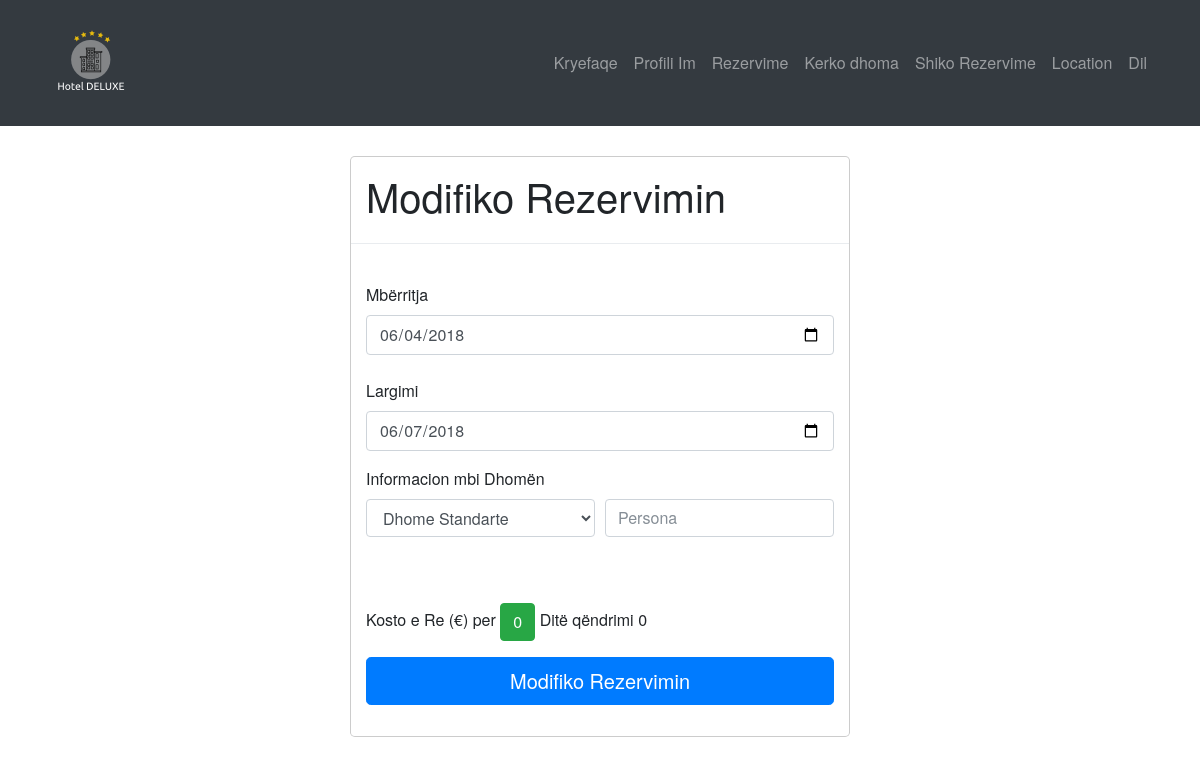
Screenshot of /usereditreservation.php?RezervimId=74 (signed in) with the database file from the repository.
### tables this page shows
CREATE TABLE IF NOT EXISTS `rezervimi` (
`RezervimId` int(10) NOT NULL,
  `PerdoruesId` int(10) NOT NULL,
  `DateRezervimi` date DEFAULT NULL,
  `DhomaId` int(10) NOT NULL,
  `DateFillimi` date NOT NULL,
  `DateMbarimi` date NOT NULL,
  `DataPagesaTotale` date DEFAULT NULL,
  `SasiaPagesaTotale` int(10) NOT NULL,
  `Sherbime` text NOT NULL,
  `AnulloRezervim` tinyint(1) NOT NULL DEFAULT '1',
  `NrPersonave` int(2) NOT NULL
);

CREATE TABLE IF NOT EXISTS `tipidhomes` (
`TipiDhomesId` int(10) NOT NULL,
  `Pershkrimi` text NOT NULL,
  `Lloji` text NOT NULL,
  `Cmimi` float NOT NULL,
  `Kati` int(3) NOT NULL
);

### usereditreservation.php (the view, shortened to what this page needs)
<?php
include 'includes/header.php';
include 'includes/usernavigation.php';
    include('db/dbconnect.php');
if (isset($_GET['RezervimId'])) {
    $RezervimId=$_GET['RezervimId'];
    $query="SELECT  DISTINCT
p.PerdoruesId,p.Username,p.Emer,p.Mbiemer, r.RezervimId,r.DateFillimi,r.DateMbarimi,r.DateRezervimi,
r.SasiaPagesaTotale,r.Sherbime,r.NrPersonave,dh.NrDhomes,dh.DhomaId,dh.Notes,t.Lloji
FROM rezervimi r
JOIN perdorues p ON r.PerdoruesId=p.PerdoruesId
  JOIN  dhoma  dh ON r.DhomaId = dh.DhomaId
  JOIN  tipidhomes t ON t.TipiDhomesId=dh.TipiDhomesId
  WHERE r.AnulloRezervim=1
And RezervimId=
".$RezervimId;
    $result=mysqli_query($con, $query);
    if (mysqli_num_rows($result)==1) {
        $row= mysqli_fetch_array($result, MYSQLI_BOTH);
?>
<html>
<head>
    <link rel="stylesheet" type="text/css" href="css/lr.css" />
  </head>
<body>
  <html>
  <head>
    <link rel="stylesheet" type="text/css" href="css/lr.css" />
  </head>
  <body>
    <div class="modal-dialog">
      <form action="backend/backend.usereditreservation.php" method="POST">
        <div class="modal-content">
          <div class="modal-header">
            <h1 class="text-center">Modifiko Rezervimin</h1>
          </div>
          <div class="modal-body">
            <div class="form-group">
        <?php errorDisplay()?><br>
              <label class="cols-sm-2 control-label">Mbërritja</label>
              <input type="date" id="mberritja" class="form-control input-lg" name="mberritja" onchange="kostoPerfundimtare()" value="<?php echo $row['DateFillimi']; ?>">
              <div class="form-group">
                <br>
                <label class="cols-sm-2 control-label">Largimi</label>
                <input type="date" id="largimi" class="form-control input-lg" name="largimi" onchange="kostoPerfundimtare()" value="<?php echo $row['DateMbarimi']; ?>">
              </div>
            </div><label class="cols-sm-2 control-label">Informacion mbi Dhomën</label>
            <div class="form-row">
              <div class="col-6">
                <select class="form-control input-lg" id="tipi_dhomes" name="tipiIdhomes"  onchange="kostoPerfundimtare()" >
                  <?php
                  $lloj=$row['Lloji'];
                  echo $tipi .="<option selected hidden>".$lloj. "</option>";
                  ?>
                </select>
              </div>
              <div class="col-6">
                <div class="form-group">
                  <input type="number" id="numri_personave" class="form-control input-lg" name="persona" placeholder="Persona" min="1" max="6" onchange="kostoPerfundimtare()" required/>
                </div>
              </div>
            </div>
            <br>
            <div class="col">
            </div>
            <div class="col">
            </div>
            <br>
            <div class="form-group">
              <label>Kosto e Re (€) per </label>
              <span id="result" class="btn btn-success">0</span>
              <label>Ditë qëndrimi </label>
                <span id="qendrimi" class="">0</span>
            </div>
            <div class="form-group">
              <input type="submit" class="btn btn-block btn-lg btn-primary" name="rezervo" value="Modifiko Rezervimin" />
            </div>
          </div>
        </div>
      </div>
    <?php
  }
}
  ?>
  </body>
  </html>

### css/style.css (style rules this page uses)
body { overflow-x: hidden; font-family: 'Roboto Slab', 'Helvetica Neue', Helvetica, Arial, sans-serif; }

### rows the page displays
rezervimi: mberritja "06/04/2018", largimi "06/07/2018", tipiIdhomes "Dhome Standarte"
